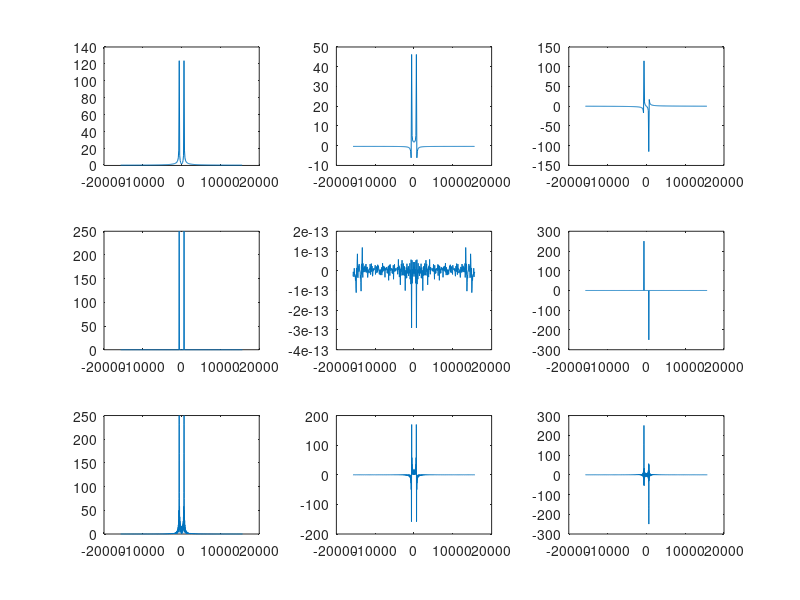
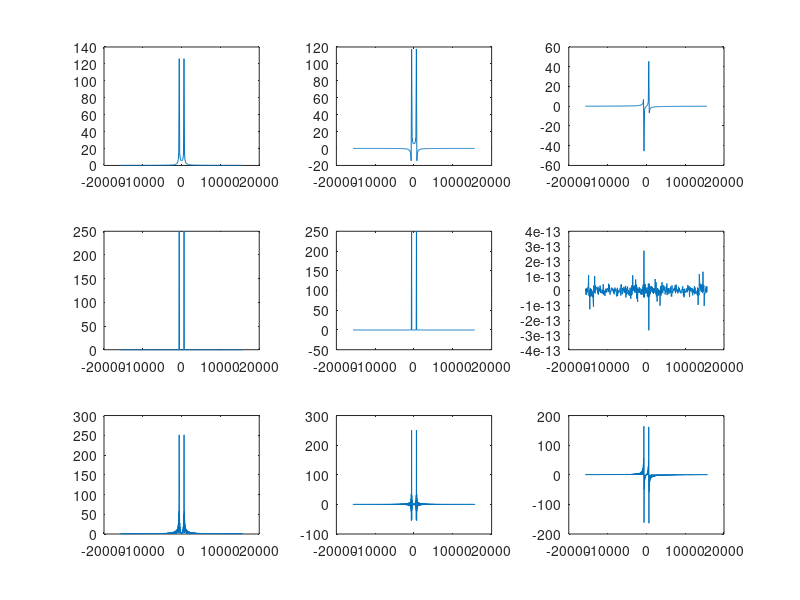

Recreate these plots in MATLAB, in order.
clear all; clc;
N = [256,500,2048];
n = 0:1:500;
fs = 5000;

ws = 2*pi*fs

x1 = sin(2*pi*n/50);
x2 = cos(2*pi*n/50);



figure(1)

index_graph =1:7;

for i=1:length(N)
    ejex = [-ws/2:ws/N(i):ws/2-1];
    X1 = fftshift(fft(x1,N(i)));
    
   
    %Magnitud
    mag1 = abs(X1);
    
    %real
    rX1 = real(X1);
    
    %imag
    iX1 = imag(X1);
    

    if i==1
       
        subplot(3,3,i);
        plot(ejex,mag1);
    
        subplot(3,3,i+1);
        plot(ejex,rX1);

        subplot(3,3,i+2);
        plot(ejex,iX1)
        

    end
    
    if i== 2
        subplot(3,3,i*2);
        plot(ejex,mag1);
    
        subplot(3,3, i*2+1);
        plot(ejex,rX1);

        subplot(3,3,i*2+2);
        plot(ejex,iX1)
        
   
    end
   
   if i== 3
        subplot(3,3,i*3-2);
        plot(ejex,mag1);
    
        subplot(3,3,i*3-1);
        plot(ejex,rX1);

        subplot(3,3,i*3);
        plot(ejex,iX1)
     
    end
    
    
end

figure(2)
%%
for i=1:length(N)
    ejex = [-ws/2:ws/N(i):ws/2-1];
 
    X2 = fftshift(fft(x2,N(i)));
       
    %Magnitud
    mag2 = abs(X2);
    
    %real
    rX2 = real(X2);
    
    %imag
    iX2 = imag(X2);
    
        if i==1
       
        subplot(3,3,i);
        plot(ejex,mag2);
    
        subplot(3,3,i+1);
        plot(ejex,rX2);

        subplot(3,3,i+2);
        plot(ejex,iX2)
        

    end
    
    if i== 2
        subplot(3,3,i*2);
        plot(ejex,mag2);
    
        subplot(3,3, i*2+1);
        plot(ejex,rX2);

        subplot(3,3,i*2+2);
        plot(ejex,iX2)
        
   
    end
   
   if i== 3
        subplot(3,3,i*3-2);
        plot(ejex,mag2);
    
        subplot(3,3,i*3-1);
        plot(ejex,rX2);

        subplot(3,3,i*3);
        plot(ejex,iX2)
     
    end
    
end